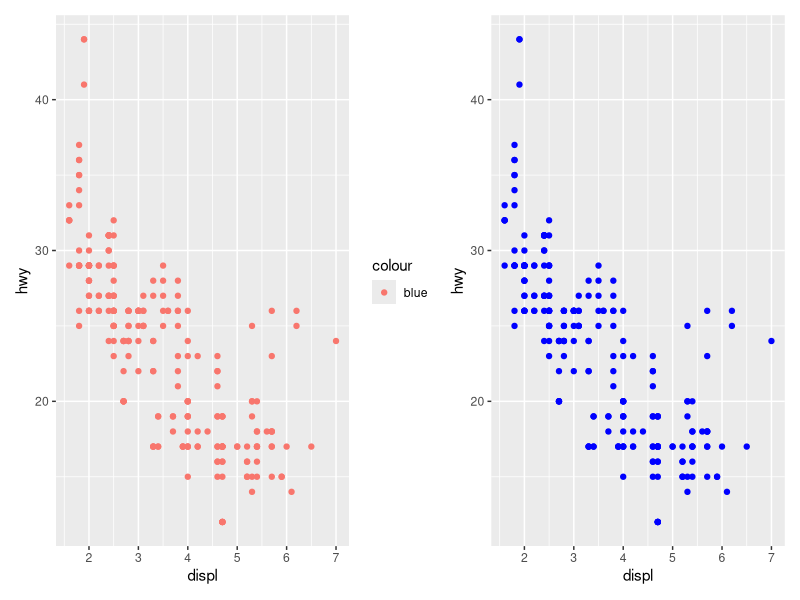

This figure's R source:
## ---- chunk 1
knitr::opts_chunk$set(warning = F, message = F, cache = TRUE,tidy=F,fig.align='center',fig.showtext=TRUE,results="hold",fig.show = "hold")
library(tidyverse)
library(patchwork)
## ---- chunk 2
f1 <- ggplot(mpg, aes(displ, hwy)) + geom_point(aes(color = "blue"))
f2 <- ggplot(mpg, aes(displ, hwy)) + geom_point(color = "blue")
f1 | f2
